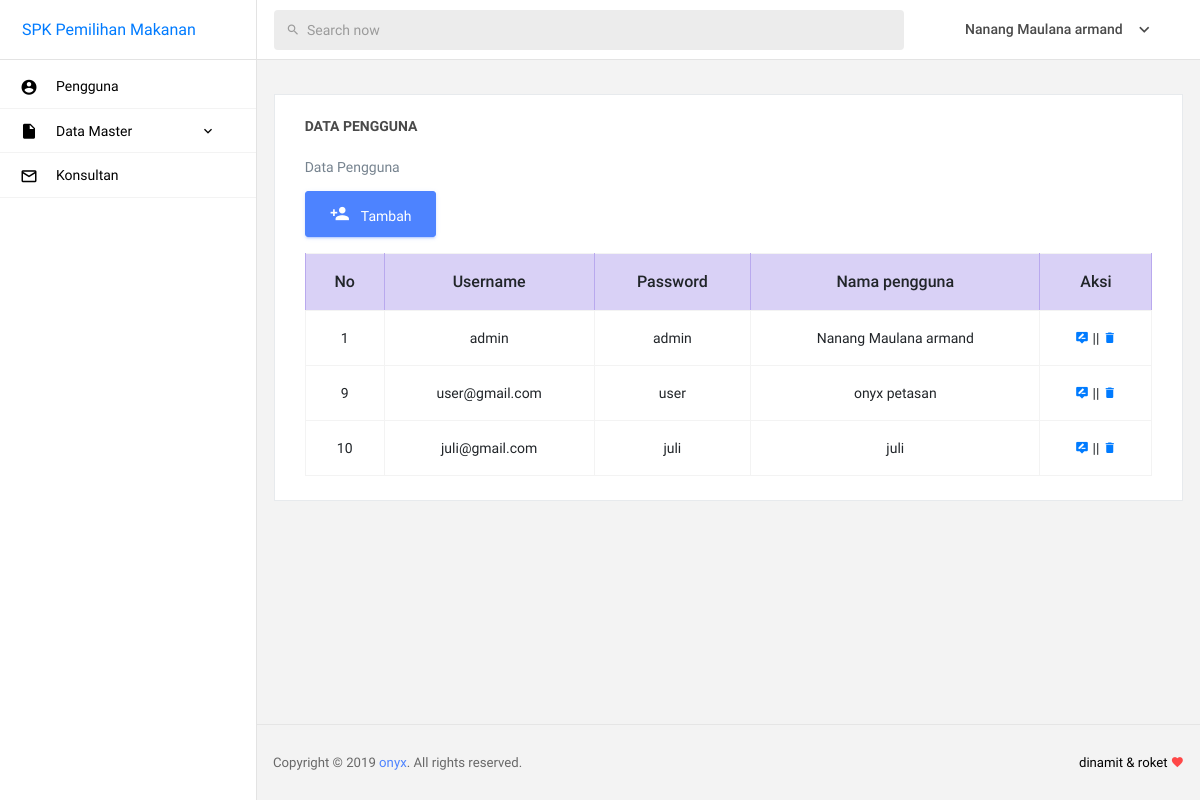
Screenshot of /admin/home.php?page=pengguna-data (signed in) with the database file from the repository.
### tables this page shows
CREATE TABLE `tb_pengguna` (
  `id` int(11) NOT NULL AUTO_INCREMENT,
  `username` varchar(30) NOT NULL,
  `password` varchar(50) NOT NULL,
  `nama` varchar(32) NOT NULL,
  `level` varchar(10) NOT NULL,
  PRIMARY KEY (`id`)
);

### admin/form/content/pengguna-data.php (the view)
<div class="main-panel">
  <div class="content-wrapper">
    <div class="row">
      <div class="col-12 grid-margin stretch-card">
        <div class="card">
          <div class="card-body">
            <h4 class="card-title">Data Pengguna</h4>
            <p class="card-description">
              Data Pengguna
            </p>
            <a href="home.php?page=pengguna-tambah" class="btn btn-primary btn-icon-text" >
              <i class="mdi mdi-account-plus btn-icon-prepend"></i>
                Tambah
            </a>
            <div class="table-responsive pt-3">
              <table class="table table-bordered">
                <thead>
                  <tr class="table-info">
                    <th style="text-align: center;">No</th>
                    <th style="text-align: center;">Username</th>
                    <th style="text-align: center;">Password</th>
                    <th style="text-align: center;">Nama pengguna</th>
                    <th style="text-align: center;">Aksi</th>
                  </tr>
                </thead>
                <tbody>
                  <?php
                  $pengguna= mysql_query ('
                    SELECT
                      *
                    FROM
                      tb_pengguna
                    ') ;
                  while ($data = mysql_fetch_array ($pengguna)){ ?>
                    <tr>
                      <td style="text-align: center;"><?=$data['id']?></td>
                      <td style="text-align: center;"><?=$data['username']?></td>
                      <td style="text-align: center;"><?=$data['password']?></td>
                      <td style="text-align: center;"><?=$data['nama']?></td>
                      <td style="text-align: center;">
                        <a href="home.php?page=pengguna-edit&id=<?php echo $data['id']?>">
                          <i class="mdi mdi-tooltip-edit btn-icon-prepend"></i>
                        </a>
                        ||
                        <a href="home.php?page=pengguna-hapus&del=<?php echo $data['id']; ?>" onclick="return confirm('Apakah anda yakin ingin menghapus data ini?')">
                          <i class="mdi mdi-delete btn-icon-prepend"></i>
                        </a>
                      </td>
                    </tr>
                  <?php } ?>
                </tbody>
              </table>
            </div>
          </div>
        </div>
      </div>
    </div>
  </div>

### admin/form/pages/header.php (shortened to what this page needs)
<!DOCTYPE html>
<html lang="en">
  <?php
   if(@$_SESSION['admin']) {
    $userlogin = @$_SESSION['admin'];
  } else {
   header("location: ../login.php");
 }
 $sql = mysql_query("SELECT * FROM tb_pengguna where id = '$userlogin'") or die(mysql_error());
 $data = mysql_fetch_array($sql);
 ?>
 <head>
  <link rel="stylesheet" href="assets/vendors/mdi/css/materialdesignicons.min.css">
  <link rel="stylesheet" href="assets/vendors/base/vendor.bundle.base.css">
  <link rel="stylesheet" href="assets/vendors/datatables.net-bs4/dataTables.bootstrap4.css">
  <link rel="stylesheet" href="assets/css/style.css">
  <link rel="stylesheet" href="https://ajax.googleapis.com/ajax/libs/jqueryui/1.12.1/themes/smoothness/jquery-ui.css">
  <link rel="stylesheet" href="https://cdnjs.cloudflare.com/ajax/libs/chosen/1.8.7/chosen.min.css">
</head>
<body>
  <div class="container-scroller">
    <nav class="navbar col-lg-12 col-12 p-0 fixed-top d-flex flex-row">
      <div class="navbar-brand-wrapper d-flex justify-content-center">
        <div class="navbar-brand-inner-wrapper d-flex justify-content-between align-items-center w-100">
          <a href="home.php?page=pengguna-data">SPK Pemilihan Makanan</a>
        </div>
      </div>
      <div class="navbar-menu-wrapper d-flex align-items-center justify-content-end">
        <ul class="navbar-nav mr-lg-4 w-100">
          <li class="nav-item nav-search d-none d-lg-block w-100">
            <div class="input-group">
              <div class="input-group-prepend">
                <span class="input-group-text" id="search">
                  <i class="mdi mdi-magnify"></i>
                </span>
              </div>
              <input type="text" class="form-control" placeholder="Search now" aria-label="search" aria-describedby="search">
            </div>
          </li>
        </ul>
        <ul class="navbar-nav navbar-nav-right">
          <li class="nav-item nav-profile dropdown">
            <a class="nav-link dropdown-toggle" href="#" data-toggle="dropdown" id="profileDropdown">
              <span class="nav-profile-name"><?php echo $data['nama']?></span>
            </a>
          </li>
        </ul>
      </div>
    </nav>

### rows the page displays
tb_pengguna: nama "Nanang Maulana armand", id "1", username "admin", password "admin"
tb_pengguna: id "9", username "user@gmail.com", password "user", nama "onyx petasan"
tb_pengguna: id "10", username "juli@gmail.com", password "juli", nama "juli"
